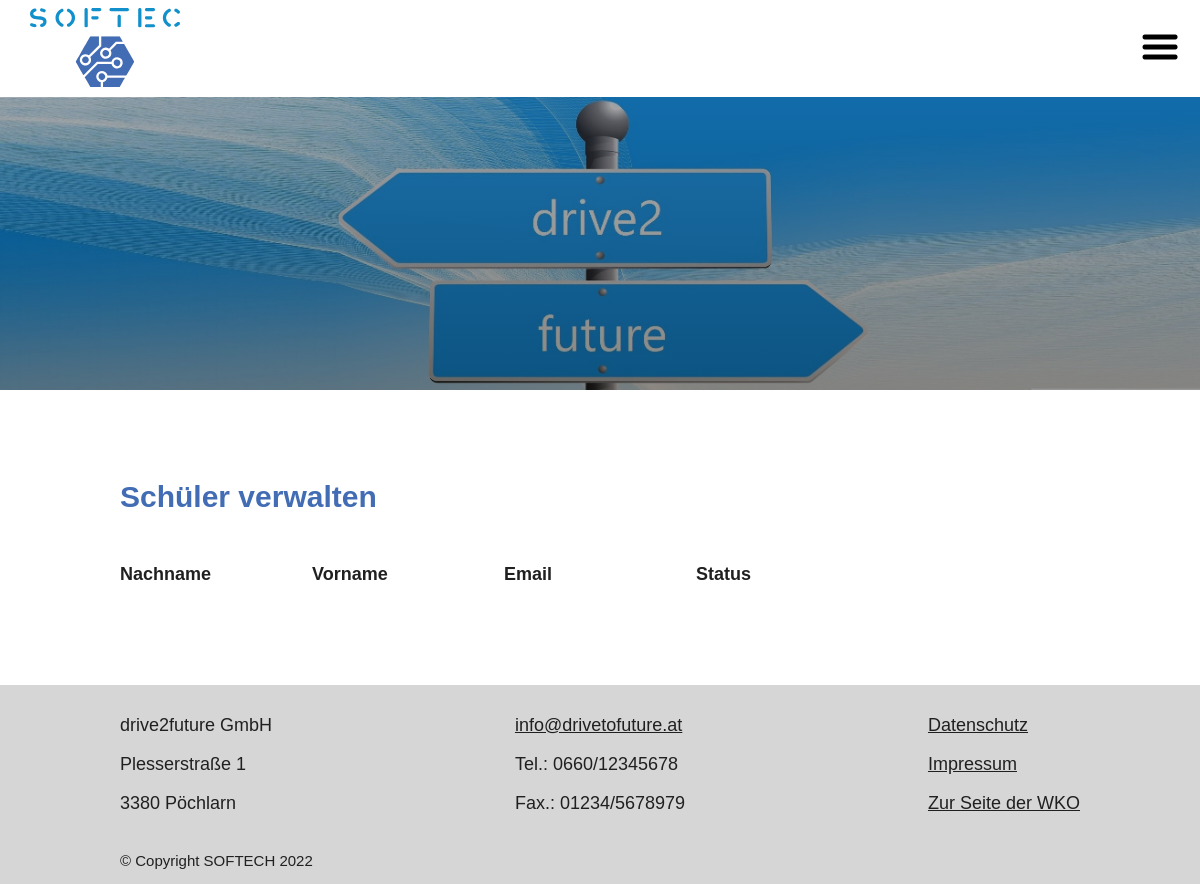
/views/students.php (signed in), run on an earlier commit of the app's database.
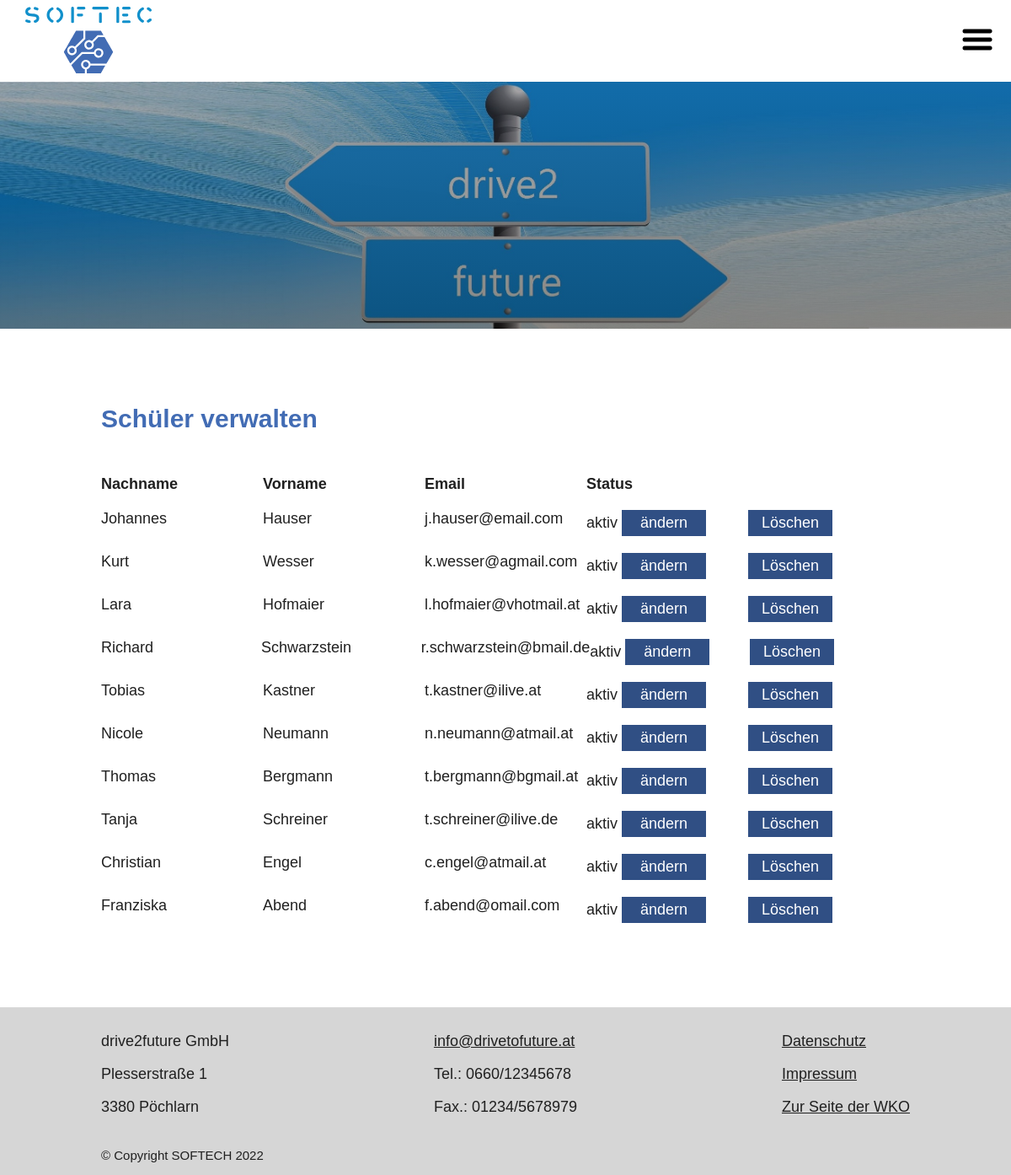
And on a later commit of the database.
### tables this page shows
CREATE TABLE `users` (
    `id_user` int(11) NOT NULL,
    `first_name` varchar(45) NOT NULL,
    `last_name` varchar(45) NOT NULL,
    `email` varchar(45) NOT NULL,
    `password` varchar(255) NOT NULL,
    `status` varchar(45) NOT NULL,
    `roles_id_role` int(11) NOT NULL
  );

### models/db_connection.php (called while the page is built, shortened)
<?php
function get_db()
{
  static $db;
  if ($db instanceof PDO) {
    return $db;
  }
  $dsn = sprintf('mysql:host=%s;dbname=%s;', DB_HOST, DB_NAME);
  $db = new PDO($dsn, DB_USER, DB_PASS);
  return $db;
}

### models/classes.php (called while the page is built, shortened)
<?php
require_once __DIR__.'/db_connection.php';
function get_students(){
    $sql = 'SELECT `id_user`,`first_name`,`last_name`, `email`, `status`
    FROM `users`
    WHERE `roles_id_role` = 2';
    $stmt = get_db()->prepare($sql);
    $stmt->execute();
    return $stmt->fetchAll();
}

### controllers/classes.php (called while the page is built, shortened)
<?php
require_once __DIR__ .'/../models/classes.php';
$students = get_students();

### lib/user_role.php (called while the page is built, shortened)
<?php
require_once __DIR__ . '/../models/login.php';
if (isset($_SESSION['user_session']) || isset($_SESSION['userId'])) {
  $userId = $_SESSION['user_session'];
  $userId = str_replace('_loggedIn', '', $userId);
  $user_role = check_user_role($userId);
  $role = $user_role['r_type'];
}
switch ($role) {
  case 'ADMIN':
      $user_admin = true;
      break;
}

### models/login.php (called while the page is built, shortened)
<?php
require_once __DIR__ . '/db_connection.php';
function check_user_role(string $userId)
{
  $sql_check_user_role = 'SELECT `id_user`, `roles_id_role`, `roles`.`id_role`, `roles`.`r_type`
                          FROM `users`, `roles`
                          WHERE `id_user` = :userId
                          AND `roles`.`id_role` = `roles_id_role`';
  $stmt_check_user_role = get_db()->prepare($sql_check_user_role);
  $stmt_check_user_role->execute([':userId' => $userId]);
  $res_check_user_role = $stmt_check_user_role->fetch(PDO::FETCH_ASSOC);
  return $res_check_user_role;
}

### views/students.php (the view, shortened to what this page needs)
<?php
require_once __DIR__ . '/../lib/user_role.php';
require_once __DIR__ . '/../controllers/classes.php';
?>
<!DOCTYPE html>
<html lang="en">
<?php require_once __DIR__ . '/partials/head.php' ?>
<body>
  <?php require_once __DIR__ . '/partials/navbar.php' ?>
  <div class="container">
    <h1><a name="Anker1">Schüler verwalten </a></h1>
    <div class="app-item app-headlines">
      <div class="app-row">
        <div class="box-25"><b>Nachname</b></div>
        <div class="box-25"><b>Vorname</b></div>
        <div class="box-25"><b>Email</b></div>
        <div class="box-25"><b>Status</b></div>
        <div class="box-25"><b></b></div>
      </div>
    </div>
    <?php foreach ($students as $student) : ?>
    <div class="app-item">
      <div class="app-row">
        <div class="box-25"><span>Nachname: </span><?php echo $student['first_name']; ?></div>
        <div class="box-25"><span>Vorname: </span><?php echo $student['last_name']; ?></div>
        <div class="box-25"><span>Email: </span><?php echo $student['email']; ?></div>
        <div class="box-25"><span>Status: </span><?php echo $student['status']; ?>
          <form action='../controllers/students.php' method='POST'>
            <?php if($student['status'] == "aktiv") : ?>
            <input type="submit" value="ändern" class="toggle">
            <?php elseif($student['status'] == "inaktiv") :?>
            <input type="submit" value="ändern" class="toggle">
            <input type="hidden" value="aktiv" name="status">
            <?php else : ?>
            status fehlerhaft
            <?php endif ?>
          </form>
        </div>
        <div class="box-25">
          <?php if ($user_admin) : ?>
          <form action="../controllers/deleteStudent.php" method="POST">
            <input class="toggle" type="submit" value="Löschen">
          </form>
          <?php endif  ?>
        </div>
      </div>
    </div>
    <?php endforeach ?>
  </div>
  <?php require_once __DIR__ . '/partials/footer.php' ?>
</body>
</html>

What changed in the data, as far as the page shows it:
added users: first_name "Johannes", last_name "Hauser", email "j.hauser@email.com", status "aktiv"
added users: first_name "Kurt", last_name "Wesser", email "k.wesser@agmail.com", status "aktiv"
added users: first_name "Lara", last_name "Hofmaier", email "l.hofmaier@vhotmail.at", status "aktiv"
added users: first_name "Richard", last_name "Schwarzstein", email "r.schwarzstein@bmail.de", status "aktiv"
added users: first_name "Tobias", last_name "Kastner", email "t.kastner@ilive.at", status "aktiv"
added users: first_name "Nicole", last_name "Neumann", email "n.neumann@atmail.at", status "aktiv"
added users: first_name "Thomas", last_name "Bergmann", email "t.bergmann@bgmail.at", status "aktiv"
added users: first_name "Tanja", last_name "Schreiner", email "t.schreiner@ilive.de", status "aktiv"
added users: first_name "Christian", last_name "Engel", email "c.engel@atmail.at", status "aktiv"
added users: first_name "Franziska", last_name "Abend", email "f.abend@omail.com", status "aktiv"
